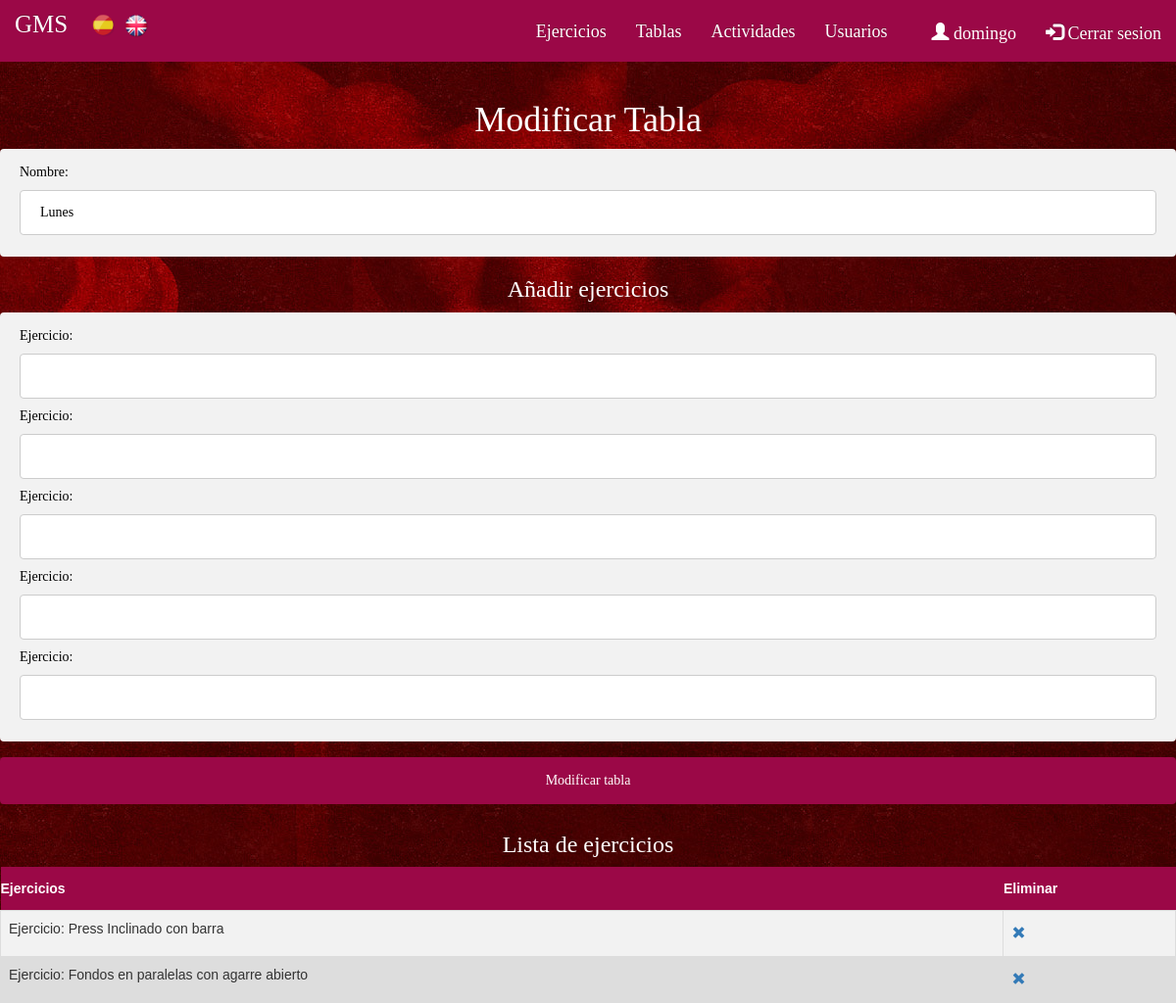
Screenshot of /index.php?controller=tablas&action=edit&idtabla=10 (signed in) with the database file from the repository.
### tables this page shows
CREATE TABLE IF NOT EXISTS `TablaEjercicios` (
  `idtabla` INT NOT NULL AUTO_INCREMENT,
  `nombretabla` VARCHAR(45) NULL,
  PRIMARY KEY (`idtabla`));

CREATE TABLE IF NOT EXISTS `Ejercicio` (
  `idejercicio` INT NOT NULL AUTO_INCREMENT,
  `nombreejercicio` VARCHAR(45) NULL,
  `descripcionejercicio` VARCHAR(1000) NULL,
  `numerorepeticiones` INT NULL,
  `numeroseries` INT NULL,
  PRIMARY KEY (`idejercicio`));

### core/ViewManager.php (called while the page is built, shortened)
<?php
class ViewManager {
	private $variables = array();
	public function setVariable($varname, $value, $flash=false) {
		$this->variables[$varname] = $value;
	}
	public function getVariable($varname, $default=NULL) {
		if (!isset($this->variables[$varname])) {
			return $default;
		}
		return $this->variables[$varname];
	}
	public function render($controller, $viewname) {
		include(__DIR__."/../view/$controller/$viewname.php");
	}
	private static $viewmanager_singleton = NULL;
	public static function getInstance() {
		if (self::$viewmanager_singleton == null) {
			self::$viewmanager_singleton = new ViewManager();
		}
		return self::$viewmanager_singleton;
	}
}

### controller/TablasController.php (called while the page is built, shortened)
<?php
require_once(__DIR__."/../model/Tabla.php");
require_once(__DIR__."/../model/TablaMapper.php");
require_once(__DIR__."/../model/Ejercicio.php");
require_once(__DIR__."/../core/ViewManager.php");
class TablasController extends BaseController {
	private $tablaMapper;
	public function __construct() {
		$this->tablaMapper = new TablaMapper();
	}
	public function edit() {
		$ejercicio = new Ejercicio();
		$tablaid = $_REQUEST["idtabla"];
		$tabla = $this->tablaMapper->findById($tablaid);
		$ejercicios = $this->tablaMapper->findEjerciciosTabla($tablaid);
		$this->view->setVariable("ejercicio", $ejercicio);
		$this->view->setVariable("ejercicios", $ejercicios);
		$this->view->setVariable("tabla", $tabla);
		$this->view->render("tablas", "edit");
	}
}

### index.php (called while the page is built, shortened)
<?php
function run() {
	try {
		$controller = loadController($_GET["controller"]);
		$actionName = $_GET["action"];
		$controller->$actionName();
	} catch(Exception $ex) {
		die("An exception occured!!!!!".$ex->getMessage());
	}
}
function loadController($controllerName) {
	return new $controllerClassName();
}
run();
?>

### view/messages/messages_es.php (called while the page is built)
<?php
$i18n_messages = array()
?>

### core/I18n.php (called while the page is built, shortened)
<?php
class I18n {
	private $messages;
	public function setLanguage($language) {
		$this->messages = $i18n_messages;
	}
	public function i18n($key) {
		if (isset($this->messages[$key])){
			return $this->messages[$key];
		}else{
			return $key;
		}
	}
	private static $i18n_singleton = null;
	public static function getInstance() {
		if (self::$i18n_singleton == NULL) {
			self::$i18n_singleton = new I18n();
		}
		return self::$i18n_singleton;
	}
}
function i18n($key) {
	return I18n::getInstance()->i18n($key);
}

### model/Tabla.php (called while the page is built, shortened)
<?php
class Tabla {
	private $id;
	private $nombre;
	public function __construct($id=NULL, $nombre=NULL) {
		$this->id = $id;
		$this->nombre = $nombre;
	}
	public function getId() {
		return $this->id;
	}
	public function getNombre() {
		return $this->nombre;
	}
}

### model/TablaMapper.php (called while the page is built, shortened)
<?php
require_once(__DIR__."/../core/PDOConnection.php");
require_once(__DIR__."/../model/Tabla.php");
require_once(__DIR__."/../model/Ejercicio.php");
class TablaMapper {
	private $db;
	public function __construct() {
		$this->db = PDOConnection::getInstance();
	}
	public function findById($tablaid){
		$stmt = $this->db->prepare("SELECT * FROM tablaejercicios WHERE idtabla=?");
		$stmt->execute(array($tablaid));
		$tabla = $stmt->fetch(PDO::FETCH_ASSOC);
		if($tabla != null) {
			return new Tabla(
			$tabla["idtabla"],
			$tabla["nombretabla"]);
		} else {
			return NULL;
		}
	}
	public function findEjerciciosTabla($idTabla){
		$stmt = $this->db->prepare("SELECT Ejercicio_idejercicio FROM ejercicio_pertenece_tablaejercicios WHERE TablaEjercicios_idtabla=?");
		$stmt->execute(array($idTabla));
		$idejercicios = $stmt->fetchAll(PDO::FETCH_ASSOC);
		$ejercicios_array = array();
		if(sizeof($idejercicios) > 0){
			foreach ($idejercicios as $ejercicioid) {
				$stmt = $this->db->prepare("SELECT * FROM ejercicio WHERE idejercicio=?");
				$stmt->execute(array($idejercicios[0]["Ejercicio_idejercicio"]));
				$ejercicio = $stmt->fetch(PDO::FETCH_ASSOC);
				if($ejercicio != null) {
					$ejercicio = new Ejercicio(
					$ejercicio["idejercicio"],
					$ejercicio["nombreejercicio"],
					$ejercicio["descripcionejercicio"],
					$ejercicio["numerorepeticiones"],
					$ejercicio["numeroseries"]);
					array_push($ejercicios_array, $ejercicio);
				}
					array_splice($idejercicios , 0 ,1);
			}
		}
		return $ejercicios_array;
	}
	}

### core/PDOConnection.php (called while the page is built)
<?php
class PDOConnection {
	private static $dbhost = "127.0.0.1";
	private static $dbname = "gymgms";
	private static $dbuser = "gymuser";
	private static $dbpass = "gympass";
	private static $db_singleton = null;
	public static function getInstance() {
		if (self::$db_singleton == null) {
			self::$db_singleton = new PDO(
			"mysql:host=".self::$dbhost.";dbname=".self::$dbname.";charset=utf8",
			self::$dbuser,
			self::$dbpass,
			array(
				PDO::ATTR_EMULATE_PREPARES => false,
				PDO::ATTR_ERRMODE => PDO::ERRMODE_EXCEPTION
			)
		);
	}
	return self::$db_singleton;
}
}
?>

### model/Ejercicio.php (called while the page is built, shortened)
<?php
class Ejercicio {
	private $id;
	private $title;
	public function __construct($id=NULL, $title=NULL, $content=NULL, $repeticiones=NULL, $series=NULL) {
		$this->id = $id;
		$this->title = $title;
	}
	public function getId() {
		return $this->id;
	}
	public function getTitle() {
		return $this->title;
	}
}

### view/tablas/edit.php (the view, shortened to what this page needs)
<?php
require_once(__DIR__."/../../core/ViewManager.php");
$view = ViewManager::getInstance();
$tabla = $view->getVariable("tabla");
$ejercicios = $view->getVariable("ejercicios");
$errors = $view->getVariable("errors");
?><h1><?= i18n("Modificar Tabla") ?></h1>
<form action="index.php?controller=tablas&amp;action=edit" method="POST">
	<div class='form'>
	<?= i18n("Nombre") ?>: <input type="text" name="nombretabla"
	value="<?= isset($_POST["nombretabla"])?$_POST["nombretabla"]:$tabla->getNombre() ?>">
	<?= isset($errors["nombretabla"])?i18n($errors["nombretabla"]):"" ?><br>
</div>
	<table class='tablas'>
		<tr>
			<th><?= i18n("Ejercicios")?></th><th><?= i18n("Eliminar")?></th>
		</tr>
	<?php foreach($ejercicios as $ejercicio): ?>
		<tr>
			<td>
				<p><?=  i18n("Ejercicio").": ".htmlentities($ejercicio->getTitle()) ?> </p>
			</td>
			<td>
				<a href="index.php?controller=tablas&amp;action=deleteEjercicio&amp;idejercicio=<?=$ejercicio->getId()?>&amp;idtabla=<?=$tabla->getId()?>" class="	glyphicon glyphicon-remove" title="<?=i18n("Unshare note")?>"></a>
			</td>
		</tr>
	<?php endforeach; ?>
<h3><?= i18n("Añadir ejercicios") ?></h3>
	<div class='form'>
	<?= i18n("Ejercicio") ?>: <input type="text" name="nombreejercicio1">
	<?= isset($errors["nombreejercicio1"])?i18n($errors["nombreejercicio1"]):"" ?><br>
	<?= i18n("Ejercicio") ?>: <input type="text" name="nombreejercicio2">
	<?= isset($errors["nombreejercicio2"])?i18n($errors["nombreejercicio2"]):"" ?><br>
	<?= i18n("Ejercicio") ?>: <input type="text" name="nombreejercicio3">
	<?= isset($errors["nombreejercicio3"])?i18n($errors["nombreejercicio3"]):"" ?><br>
	<?= i18n("Ejercicio") ?>: <input type="text" name="nombreejercicio4">
	<?= isset($errors["nombreejercicio4"])?i18n($errors["nombreejercicio4"]):"" ?><br>
	<?= i18n("Ejercicio") ?>: <input type="text" name="nombreejercicio5">
	<?= isset($errors["nombreejercicio5"])?i18n($errors["nombreejercicio5"]):"" ?><br>
</div>
	<input type="submit" name="submit" value="<?= i18n("Modificar tabla") ?>">
</form>
<h3><?= i18n("Lista de ejercicios") ?></h3>

### css/style.css (style rules this page uses)
body, header { font-family: 'Raleway'; overflow: auto; }
.body-index { background-image: url("fondorojo.jpg"); background-position: top center; background-repeat: no-repeat; }
h1, h3 { color: white; text-align: center; }
.tablas { font-family: "Trebuchet MS", Arial, Helvetica, sans-serif; border-collapse: collapse; width: 100%; }
.tablas td, #tablas th { border: 1px solid #ddd; padding: 8px; }
.tablas tr:nth-child(even) { background-color: #f2f2f2; }
.tablas tr { background-color: #ddd; }
.tablas th { padding-top: 12px; padding-bottom: 12px; text-align: left; background-color: #9B0847; color: white; }
input[type=text], select { width: 100%; padding: 12px 20px; margin: 8px 0; display: inline-block; border: 1px solid #ccc; border-radius: 4px; box-sizing: border-box; }
input[type=submit] { width: 100%; background-color: #9B0847; color: white; padding: 14px 20px; margin: 8px 0; border: none; border-radius: 4px; cursor: pointer; }
.form { width: 100%; background-color: #f2f2f2; color: black; padding: 14px 20px; margin: 8px 0; border: none; border-radius: 4px; cursor: pointer; }

### rows the page displays
tablaejercicios: nombretabla "Lunes"
ejercicio: nombreejercicio "Press Inclinado con barra"
ejercicio: nombreejercicio "Fondos en paralelas con agarre abierto"

### other values shown
i18n("Ejercicios") "Ejercicios"
i18n("Tablas") "Tablas"
i18n("Actividades") "Actividades"
i18n("Usuarios") "Usuarios"
$currentuser "domingo"
i18n("Cerrar sesion") "Cerrar sesion"
i18n("Modificar Tabla") "Modificar Tabla"
i18n("Nombre") "Nombre"
i18n("Eliminar") "Eliminar"
i18n("Añadir ejercicios") "Añadir ejercicios"
i18n("Ejercicio") "Ejercicio"
i18n("Lista de ejercicios") "Lista de ejercicios"
